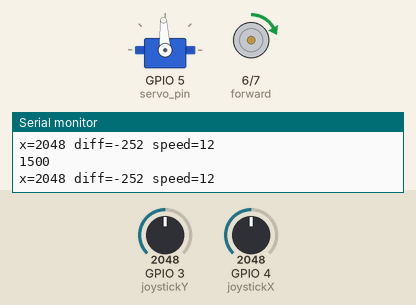
This program was run on a simulated Seeed XIAO ESP32-C3. Parts: servo, motor-driver pin pairs drawn as motors (green arrow = first pin HIGH = forward, orange = second pin HIGH = backward, longer = more drive, scaled by the enable pin), the last lines printed to the serial monitor. The inputs (shaded band) are chosen by the test bench; at power-on: GPIO 3 (joystickY) = 2048, GPIO 4 (joystickX) = 2048 (analog values on the 0–4095 scale). Servo pulses on a pin are drawn as a servo (544–2400 µs = 0–180°).

Above: at 1.2 s.
1.3 s: GPIO 3 (joystickY) set to 2866
At 1.7 s:
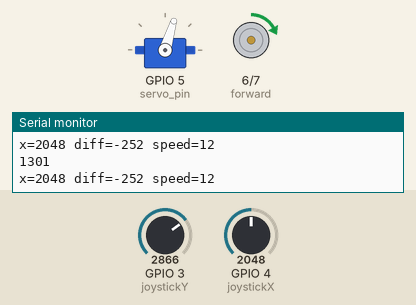
2.8 s: GPIO 4 (joystickX) set to 2866
At 3.8 s:
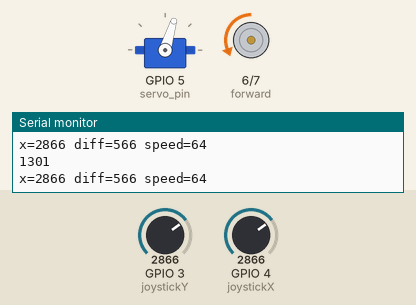
4.3 s: GPIO 3 (joystickY) set to 3603
At 5.5 s:
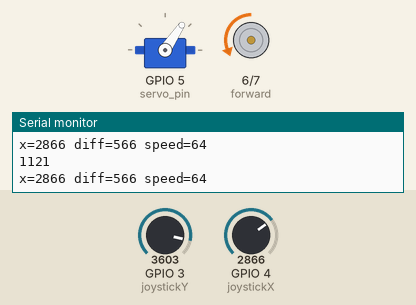
5.8 s: GPIO 4 (joystickX) set to 3603
At 6.4 s:
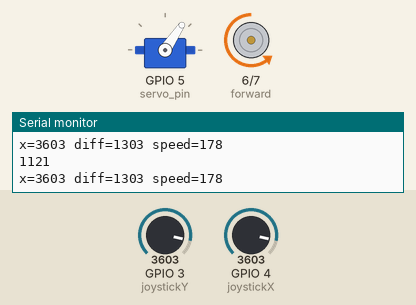
7.3 s: GPIO 4 (joystickX) set to 4095
At 8.5 s:
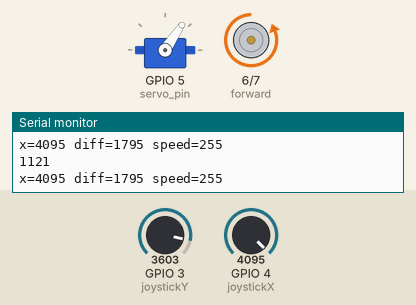
8.8 s: GPIO 3 (joystickY) set to 2047
At 10.2 s:
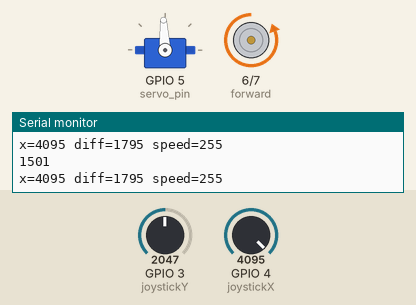
Timing chart, 0 to 11.3 s (numbered marks = the images above; inputs shaded):
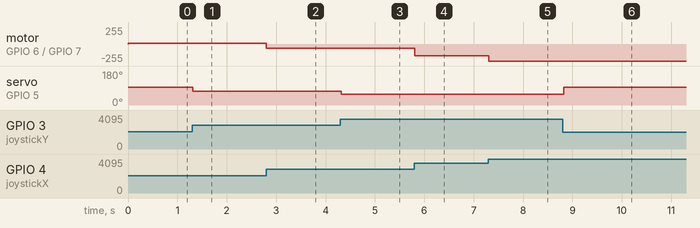

Measured:
- after the input at 1.3 s, servo on GPIO 5 (servo_pin): 93° → 73° at once
- after the input at 2.8 s, motor on GPIO 6 (forward) / GPIO 7 (backward): forward 12/255 → backward 64/255 at once
- after the input at 4.3 s, servo on GPIO 5 (servo_pin): 73° → 56° at once
- after the input at 5.8 s, motor on GPIO 6 (forward) / GPIO 7 (backward): backward 64/255 → backward 177/255 at once
- after the input at 7.3 s, motor on GPIO 6 (forward) / GPIO 7 (backward): backward 177/255 → backward 255/255 at once
- after the input at 8.8 s, servo on GPIO 5 (servo_pin): 56° → 93° at once

The program:

main.cpp
```cpp
#include <Arduino.h>

#define ENA 10
#define forward 6
#define backward 7
#define joystickY 3
#define joystickX 4
#define servo_pin 5

int x;
int y;

const int pwmDcChannel = 0;
const int pwmDcFreq = 20000;     // 20 kHz
const int pwmDcResolution = 8;  // 0–255

const int pwmServoChanel = 1;
const int pwmServofreq = 50;
const int pwmServoResolution = 16; //2^16 steg = 65535
const int maxValue = 65535;

const int center = 2300;
const int deadzone = 150;

void writeServoMicro(int joystickInput) {
    joystickInput = constrain(joystickInput, 500, 2500);
    const int period = 1000000/pwmServofreq;
    uint32_t duty = (uint32_t)(((uint64_t)joystickInput*maxValue)/period);

    ledcWrite(pwmServoChanel, duty);

}

void setup() {
    Serial.begin(115200);
    ledcSetup(pwmDcChannel, pwmDcFreq, pwmDcResolution);
    ledcAttachPin(ENA, pwmDcChannel);

    ledcSetup(pwmServoChanel, pwmServofreq, pwmServoResolution);
    ledcAttachPin(servo_pin, pwmServoChanel);

    pinMode(servo_pin,OUTPUT);
    pinMode(forward, OUTPUT);
    pinMode(backward, OUTPUT);

    digitalWrite(forward, LOW);
    digitalWrite(backward, LOW);
    analogReadResolution(12);

}

void loop() {
    x = analogRead(joystickX);
    y = analogRead(joystickY);

    int mappedInput = map(y, 0, 4095, 2000, 1000);
    int diff = x - center;
    int speed = 0;

    writeServoMicro(mappedInput);

    if (abs(diff) <= deadzone) {
        digitalWrite(forward, LOW);
        digitalWrite(backward, LOW);
        speed = 0;
    }else if (diff < 0) {
        digitalWrite(forward, HIGH);
        digitalWrite(backward, LOW);
        speed = map(-diff, deadzone, center, 0, 255);
    }else {
        digitalWrite(forward, LOW);
        digitalWrite(backward, HIGH);
        speed = map(diff, deadzone, 4095 - center, 0, 255);
    }

    speed = constrain(speed, 0, 255);
    ledcWrite(pwmDcChannel, speed);

    Serial.printf("%d\n", mappedInput);
    Serial.printf("x=%d diff=%d speed=%d\n", x, diff, speed);
    digitalWrite(servo_pin, HIGH);
    delayMicroseconds(1500);
    digitalWrite(servo_pin, LOW);
    delayMicroseconds(20000 - 1500);
}
```
